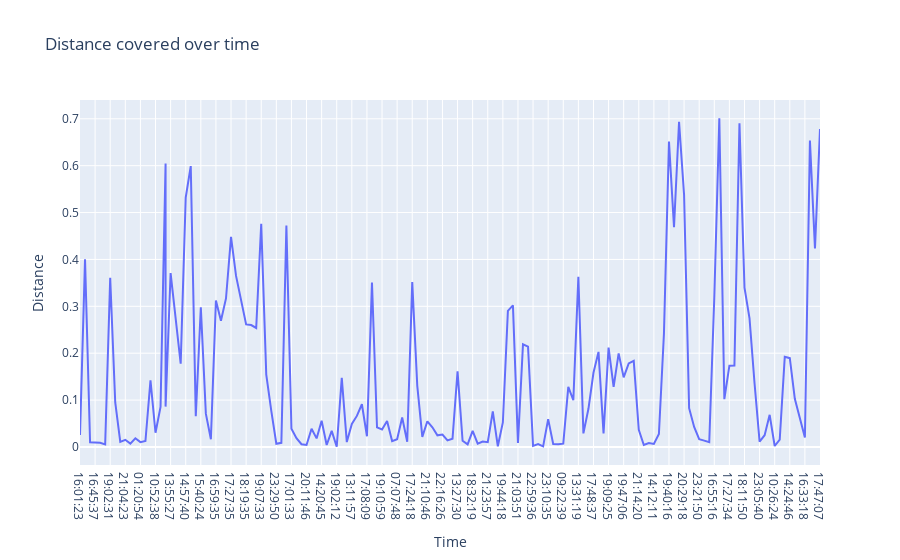

Notebook code for this chart:
### Code cell
# Distance covered over time

fig2=px.line(df,x="Time",y="Distance",title="Distance covered over time")
fig2.show()

### Figure 1 — Plotly figure (JSON) as saved in the notebook; plotly's stock layout.template omitted (floating-point values rounded to 4 significant figures; data arrays with more than 128 entries replaced by an {"elided": "..."} marker saying what was removed)
{"data": [{"hovertemplate": "Time=%{x}<br>Distance=%{y}<extra></extra>", "legendgroup": "", "line": {"color": "#636efa", "dash": "solid"}, "marker": {"symbol": "circle"}, "mode": "lines", "name": "", "orientation": "v", "showlegend": false, "type": "scatter", "x": {"elided": "149 str values"}, "xaxis": "x", "y": {"elided": "149 float values"}, "yaxis": "y"}], "layout": {"legend": {"tracegroupgap": 0}, "title": {"text": "Distance covered over time"}, "xaxis": {"anchor": "y", "domain": [0, 1], "title": {"text": "Time"}}, "yaxis": {"anchor": "x", "domain": [0, 1], "title": {"text": "Distance"}}}}
